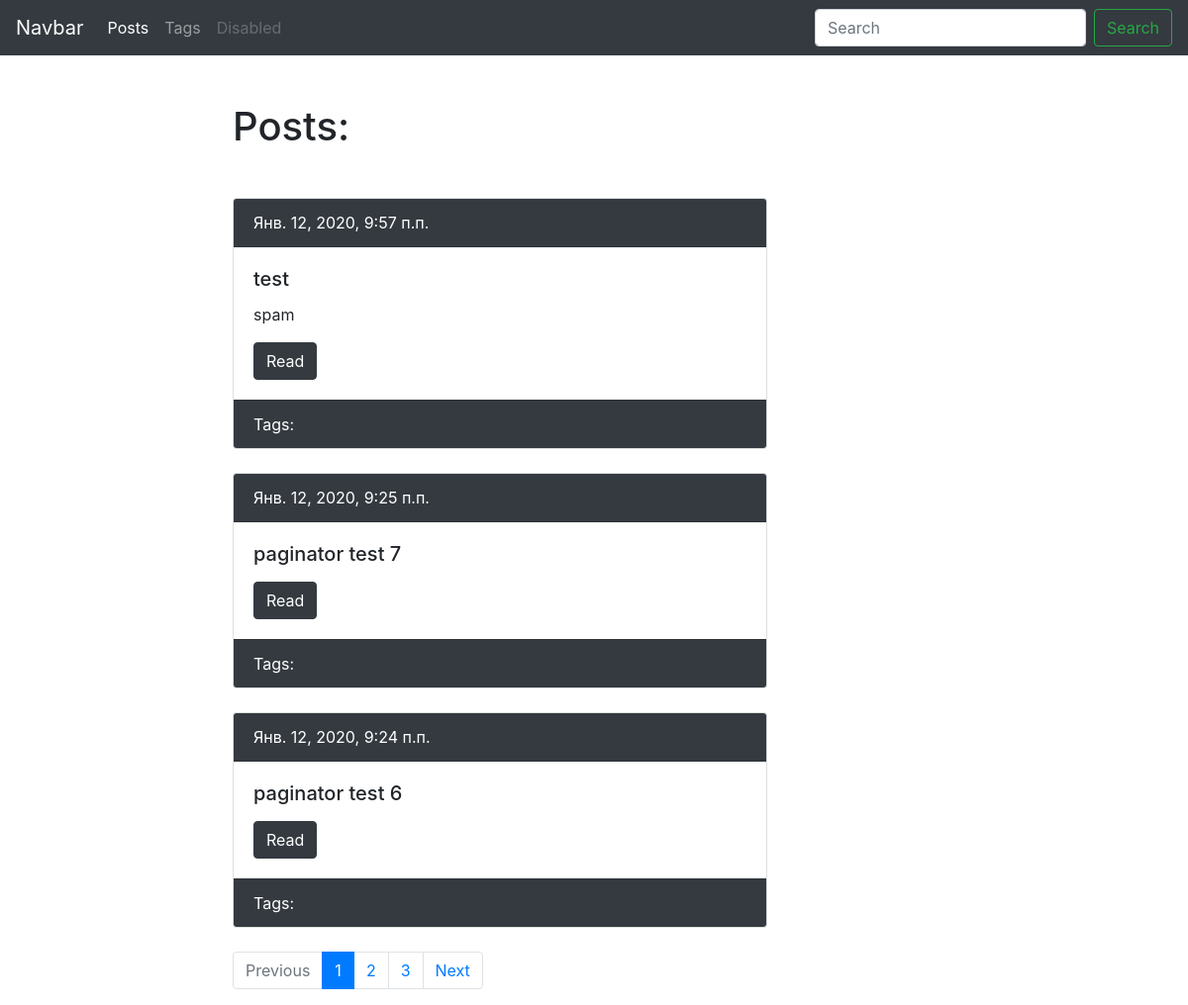
The page /blog/ on the database as committed earlier.
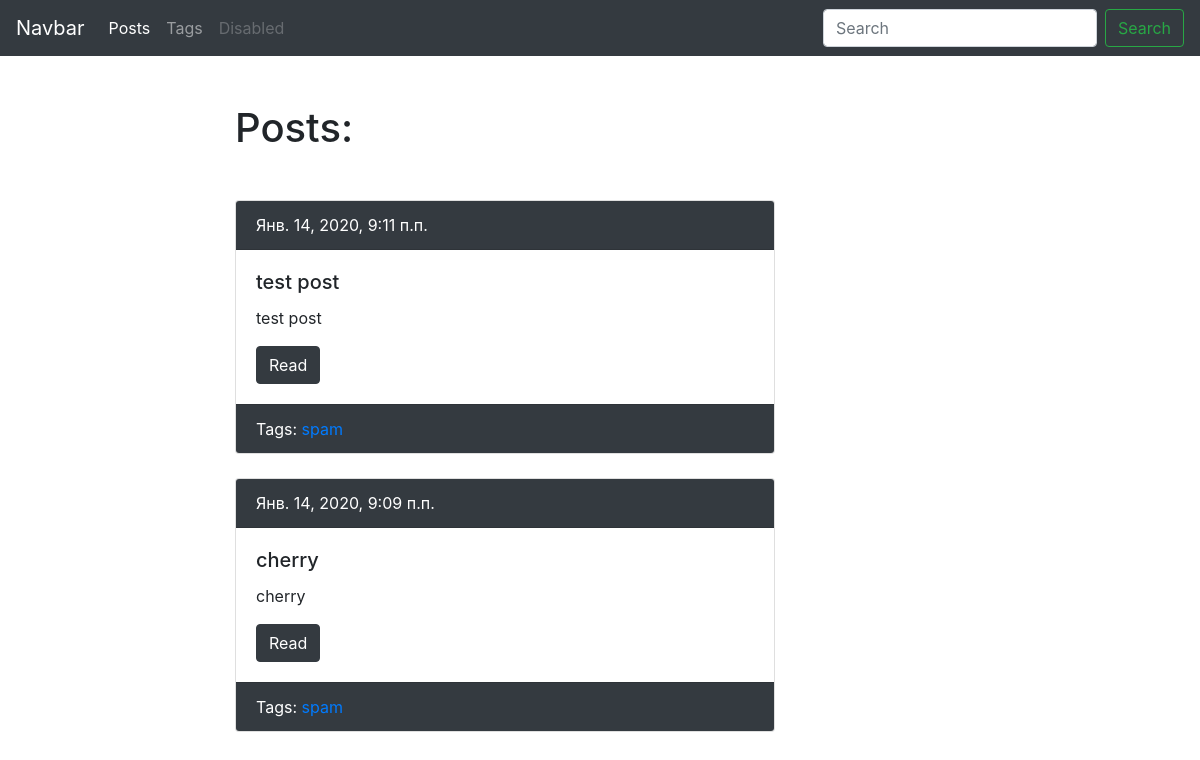
The same page on the database as committed later.
### blog/models.py (models this page shows, shortened)
class Post(models.Model):
    author = models.ForeignKey(
        User,
        verbose_name='Автор',
        on_delete=models.SET_NULL,
        null=True,
        blank=True
    )
    title = models.CharField('Заголовок', max_length=50, db_index=True)
    slug = models.SlugField('url', max_length=50, unique=True, blank=True)
    body = models.TextField('Тело', blank=True, db_index=True)
    pub_date = models.DateTimeField('Дата публикации', auto_now_add=True)
    category = models.ForeignKey(
        Category,
        verbose_name='Категория',
        on_delete=models.SET_NULL,
        null=True
    )
    tags = models.ManyToManyField('Tag', blank=True, related_name='posts', verbose_name='Тег')
    image = models.ImageField('Изображение', upload_to='post/', null=True, blank=True)
    published = models.BooleanField('Опубликовать?', default=True)
    viewed = models.PositiveIntegerField('Просмотернно', default=0)
    def get_absolute_url(self):
        return reverse('blog:post_detail_url', kwargs={'slug': self.slug})
    class Meta:
        ordering = ['-pub_date']
        verbose_name = 'Пост'
        verbose_name_plural = 'Посты'

class Tag(models.Model):
    title = models.CharField('Тег', max_length=50)
    slug = models.SlugField('url', max_length=50, unique=True)
    published = models.BooleanField('Отображать?', default=True)
    def get_absolute_url(self):
        return reverse('blog:tag_detail_url', kwargs={'slug': self.slug})
    class Meta:
        ordering = ['title']
        verbose_name = 'Тег'
        verbose_name_plural = 'Теги'

### blog/views.py (the view)
# urls.py: path('', post_list, name='post_list_url'),
def post_list(request):
    search_query = request.GET.get('search', '')
    if search_query:
        posts = Post.objects.filter(Q(title__icontains=search_query) | Q(body__icontains=search_query))
    else:
        posts = Post.objects.all()
    paginator = Paginator(posts, 3)
    page_number = request.GET.get('page', 1)
    page = paginator.get_page(page_number)
    is_paginated = page.has_other_pages()
    if page.has_previous():
        previous_url = '?page={}'.format(page.previous_page_number())
    else:
        previous_url = ''
    if page.has_next():
        next_url = '?page={}'.format(page.next_page_number())
    else:
        next_url = ''
    context = {
        'page_object': page,
        'is_paginated': is_paginated,
        'next_url': next_url,
        'previous_url': previous_url,
    }
    return render(request, 'blog/index.html', context)

### blog/templates/blog/index.html (shortened to what this page needs)
{% extends 'blog/base_blog.html' %}
{% block content %}
    <h1 class="mb-5">Posts:</h1>
    {% for post in page_object.object_list %}
        {% include 'blog/includes/post_card_template.html' %}
    {% endfor %}
    {% if is_paginated %}
        <nav aria-label="...">
            <ul class="pagination">
                <li class="page-item {% if not previous_url %} disabled {% endif %}">
                    <a class="page-link" href="{{ previous_url }}" tabindex="-1" aria-disabled="true">Previous</a>
                </li>
                {% for n in page_object.paginator.page_range %}
                    {% if page_object.number == n %}
                        <li class="page-item active" aria-current="page">
                            <a class="page-link" href="?page={{ n }}">{{ n }}<span class="sr-only">(current)</span></a>
                        </li>
                    {% elif n > page_object.number|add:-3 and n < page_object.number|add:3 %}
                        <li class="page-item">
                            <a class="page-link" href="?page={{ n }}">{{ n }}</a>
                        </li>
                    {% endif %}
                {% endfor %}
                <li class="page-item {% if not next_url %} disabled {% endif %}">
                    <a class="page-link" href="{{ next_url }}" tabindex="-1" aria-disabled="true">Next</a>
                </li>
            </ul>
        </nav>
    {% endif %}
{% endblock %} content %}

### blog/templates/blog/includes/post_card_template.html
<div class="card mb-4">
    <div class="card-header bg-dark text-white">
        {{ post.pub_date }}
    </div>
    <div class="card-body">
        <h5 class="card-title">{{ post.title }}</h5>
        <p class="card-text">{{ post.body|truncatewords:15 }}</p>
        <a href="{{ post.get_absolute_url }}" class="btn btn-dark">Read</a>
    </div>
    <div class="card-footer text-white bg-dark">
        Tags:
        {% for tag in post.tags.all %}
            <a href="{{ tag.get_absolute_url }}">{{ tag.title }}</a>
        {% endfor %}
    </div>
</div>

Rows that differ between the two databases and show on the page:
removed Post: pub_date "Янв. 12, 2020, 9:57 п.п.", title "test", body "spam"
removed Post: pub_date "Янв. 12, 2020, 9:25 п.п.", title "paginator test 7"
removed Post: pub_date "Янв. 12, 2020, 9:24 п.п.", title "paginator test 6"
now on this page (row edited): Post: pub_date "Янв. 14, 2020, 9:11 п.п.", title "test post", body "test post"
added Tag: title "spam"
now on this page (row edited): Post: pub_date "Янв. 14, 2020, 9:09 п.п.", title "cherry", body "cherry"
Other text that changed with them:
text no longer shown: "Previous Next"
list line gone: "1"
list line gone: "2"
list line gone: "3"
